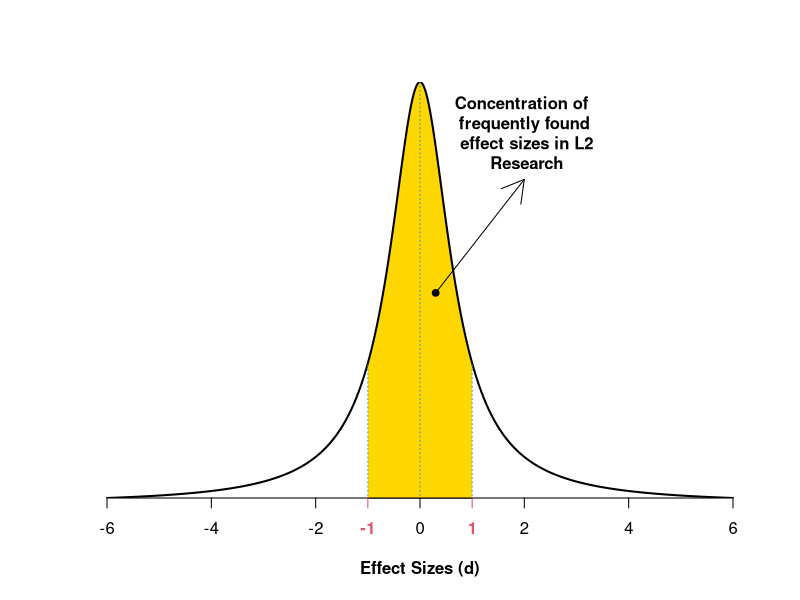

Source code (R):
H = curve(dcauchy(x, 0, sqrt(2)/2), -6, 6, n = 1e4, yaxt = "n", ty = "n", yaxs = "i",
          bty = "n", ylab = NA, xlab = "Effect Sizes (d)", font.lab = 2)

x = seq(-1, 1, l = 1e4)
y = dcauchy(x, 0, sqrt(2)/2)

polygon(c(-1, x, 1), c(0, y, 0), col = "gold", border = NA)
lines(H, lwd = 2)
segments(c(-1, 0, 1), rep(0, 3), x <- c(-1, 0, 1), dcauchy(x, 0, sqrt(2)/2), lty = 3, col = 4)
axis(1, at = c(-1, 1), col.ticks = 2, col.axis = 2, font = 2)
arrows(.3, max(H$y)/2, 2, max(H$y)/1.3, code = 2)
points(.3, max(H$y)/2, pch = 19, cex = .9)
text(2, max(H$y)/1.3, "Concentration of \nfrequently found\n effect sizes in L2\n Research", pos = 3, font = 2)
